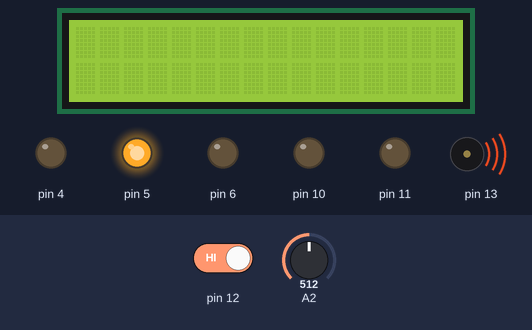
Simulated run of this sketch. Board: Arduino Uno, built with avr-gcc and run on an emulated ATmega328P. Parts: 16×2 character LCD, output pins drawn as LEDs (lit = HIGH), buzzer (waves = sounding). The inputs (shaded band) are chosen by the test bench; at power-on: A2 = 512, pin 12 HIGH. The modem accepts every AT command (registered, SIM ready, sends succeed) and sends nothing else; what the sketch prints to the serial monitor is not drawn.

Above: at 1.2 s.
1.3 s: A2 set to 265
13.6 s: A2 set to 234
At 20.6 s:
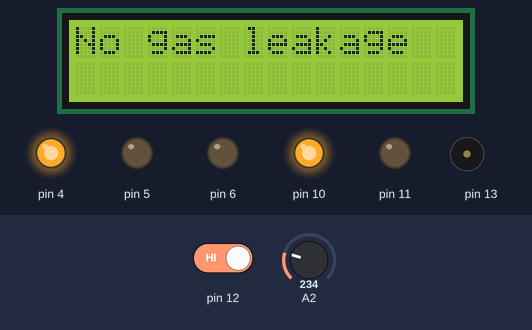
23.7 s: pin 12 driven LOW
At 33.1 s:
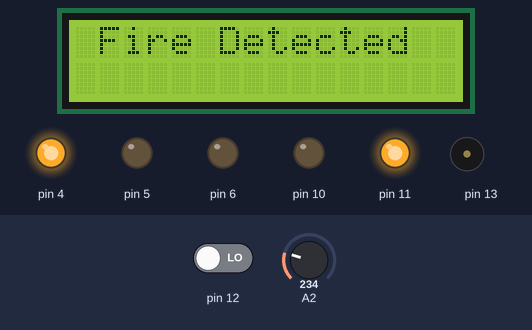
35.9 s: A2 set to 260
At 45.7 s:
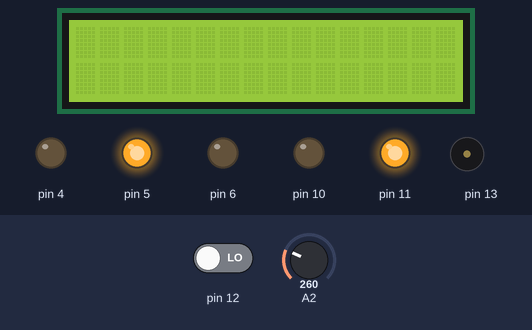
46.0 s: A2 set to 240
At 59.9 s:
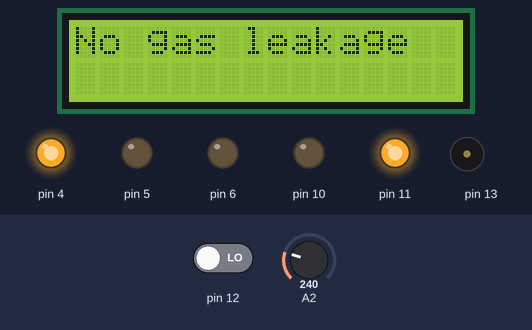
60.0 s: A2 set to 306
At 69.6 s:
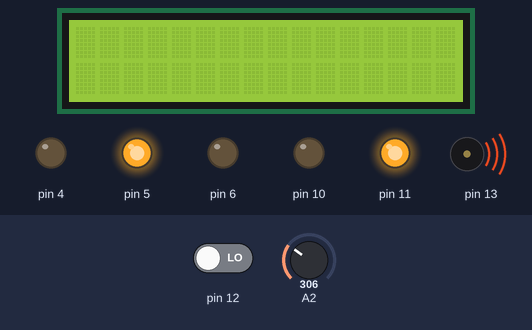
Timing chart, 0 to 72.3 s (numbered marks = the images above; inputs shaded):
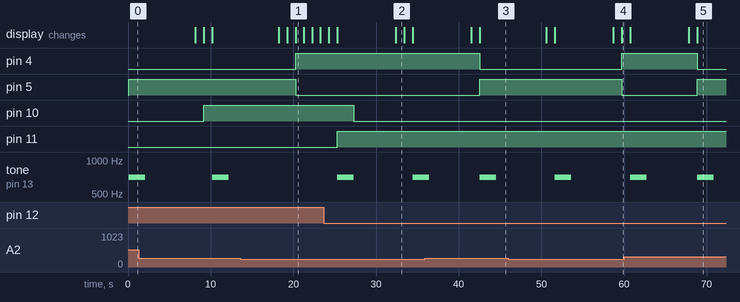

Measured:
- the behaviour switches between 251 and 250 on A2 (found by bisection; images 0 and 1)
- after the input at 13.6 s, pin 4: LOW → HIGH after 6.7 s; pin 5: HIGH → LOW after 6.7 s; tone on pin 13: stays silent (without the input it goes to 700 Hz after 6.7 s); the display: first differs from a run without the input after 6.7 s (image 1)
- after the input at 23.7 s, pin 10: HIGH → LOW after 3.6 s; pin 11: LOW → HIGH after 1.6 s; tone on pin 13: silent → 700 Hz after 1.6 s, → silent 2.0 s later, → 700 Hz 7.1 s later; the display: first differs from a run without the input after 1.6 s (image 2 shows a later state)
- after the input at 35.9 s, pin 4: HIGH → LOW after 6.6 s; pin 5: LOW → HIGH after 6.6 s
- after the input at 46.0 s, pin 4: LOW → HIGH after 13.7 s; pin 5: HIGH → LOW after 13.7 s; the display: first differs from a run without the input after 13.7 s (image 4)
- after the input at 60.0 s, pin 4: HIGH → LOW after 8.8 s; pin 5: LOW → HIGH after 8.8 s
- what the display in image 1 shows lasts 1.0 s, from 20.3 s to 21.3 s

The sketch:

gsm_fire_gas.ino
```cpp
#include<SoftwareSerial.h>
#include<LiquidCrystal.h>
SoftwareSerial gsm(8,7);
LiquidCrystal lcd(2,3,A1,A3,A4,A5);
int redled1=5;
int greenled1=4;
int redled2=11;
int greenled2=10;
int buzzer=13;
int gas_sensor1=A2;
int flame_sensor=12;


void setup() {
  pinMode(5,OUTPUT);
  pinMode(4,OUTPUT);
  pinMode(10,OUTPUT);
  pinMode(11,OUTPUT);

  pinMode(A2,INPUT);
  pinMode(12,INPUT);
  pinMode(6,OUTPUT);
  lcd.begin(16,2);
  Serial.begin(9600);
  gsm.begin(9600);
  lcd.clear();

}

void loop() {
  lcd.clear();
  int redled1=0;
  int greenled1=0;
  int redled2=0;
  int greenled2=0;
  int a=analogRead(A2);
  Serial.print("Gas values are:");
  Serial.println(a);
  if(a>250){
   gsm.println("ATD7793906471rn");
    digitalWrite(5,HIGH);
    digitalWrite(4,LOW);
    tone(13,700);
    delay(2000);
    noTone(13);
    Serial.println("Harmfull gases are detected");
    delay(1000);

  gsm.print("AT+CMGF=1\r");
  delay(1000);
  gsm.println("AT+CMGS=\"+917793906471\"");delay(1000);   Serial.println("message sent to the required number"); delay(1000);

  gsm.println("Harmful gases are detected");
  delay(1000);
  gsm.println((char)26);
  delay(1000);
  gsm.println();
  lcd.print("GAS LEAKAGE");


}
else{
   //lcd.setCursor(0,1);
   Serial.println("No gas leakage");
  lcd.print("No gas leakage");

  digitalWrite(5,LOW);
    digitalWrite(4,HIGH);
  noTone(13);
}


delay(1000);
  lcd.clear();
int b=digitalRead(12);
  Serial.print("Fire values are:");
  Serial.println(b);
  if(b==0){
  gsm.println("ATD7793906471rn");
    digitalWrite(11,HIGH);  // red
    tone(13,700);
    delay(2000);
    noTone(13);
    lcd.setCursor(0,0);
    digitalWrite(10,LOW); //green
    gsm.println("AT+CMGF=1"); //Sets the GSM module in text mode
    delay(1000); //Delay of 1 Second
   gsm.print("AT+CMGF=1\r");
  delay(1000);
  gsm.println("AT+CMGS=\"+917793906471\""); Serial.println("message sent to the required number");
  delay(1000);
   gsm.println("Fire Detected in your house");
  delay(1000);
  gsm.println((char)26);
  delay(1000);
  gsm.println();

    lcd.println(" Fire Detected");

}

else{
  lcd.setCursor(0,1);
  Serial.println(" no fire detected");
  lcd.print(" no fire ");
  digitalWrite(10,1);
    digitalWrite(11,LOW);
  noTone(13);
}
delay(1000);
}
```
